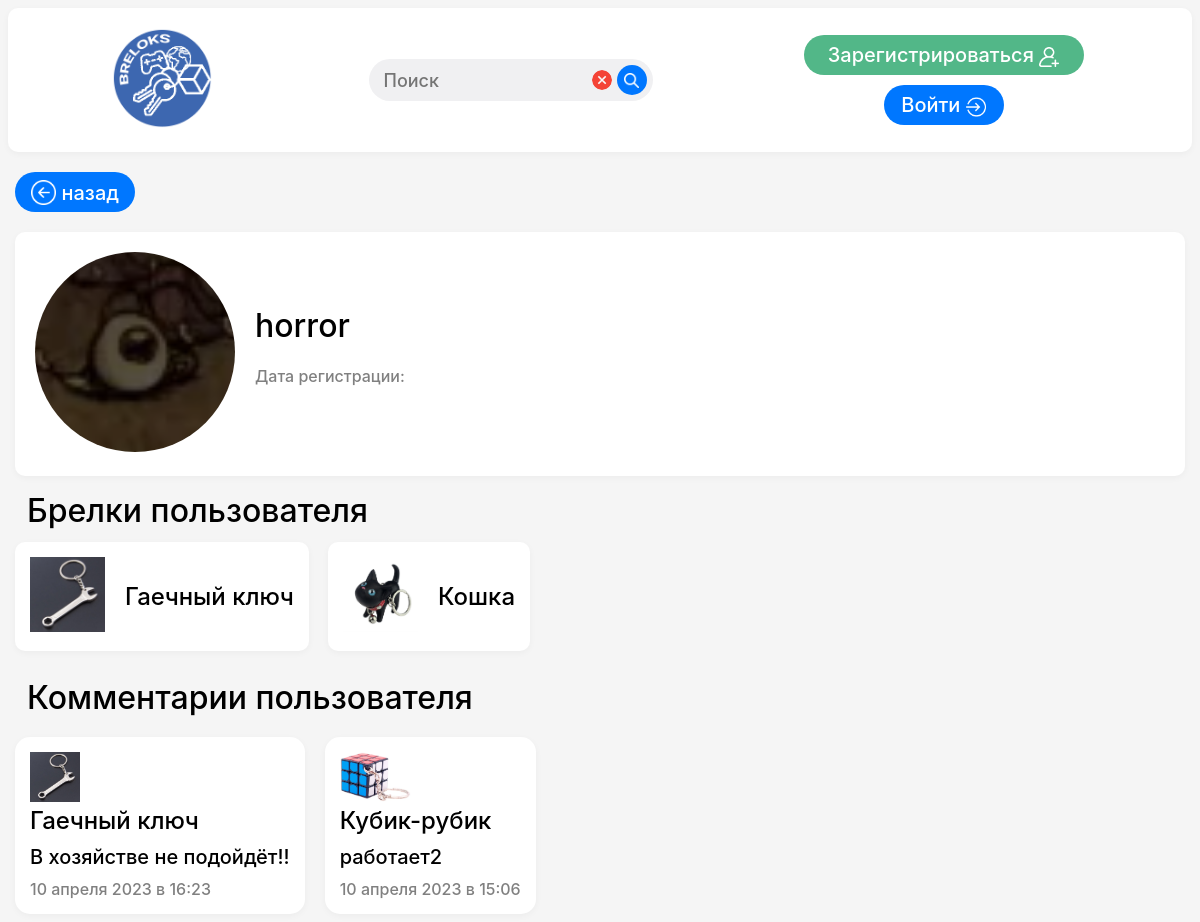
Page /user_info/5 on the committed database.
### brelki/models.py (models this page shows)
class User(AbstractBaseUser):
    id = models.IntegerField(primary_key=True)
    login = models.CharField(max_length=30, unique=True)
    email = models.EmailField(max_length=30)
    password = models.CharField(max_length=200)
    reg_date = models.DateTimeField(auto_now=True)
    telephone_number = models.CharField(max_length=12, validators=[validate_phone])
    user_img = models.ImageField(upload_to='brelki/uploaded_images/user_images')
    USERNAME_FIELD = "login"
    EMAIL_FIELD = 'email'
    REQUIRED_FIELDS = ('id', 'email', 'password', 'reg_date')
    from django.contrib.auth.models import UserManager
    objects = UserManager()
    class Meta:
        db_table = 'users'

class Keychain(models.Model):
    id = models.IntegerField(primary_key=True)
    title = models.CharField(max_length=30)
    category = models.CharField(max_length=15)
    description = models.CharField(max_length=100)
    user = models.ForeignKey(User, db_column='user_id', on_delete=models.CASCADE)
    img = models.ImageField(max_length=250, upload_to='brelki/uploaded_images/keychain_images/')
    price = models.FloatField()
    class Meta:
        db_table = 'keychains'

class Comment(models.Model):
    id = models.IntegerField(primary_key=True)
    content = models.CharField(max_length=250)
    user = models.ForeignKey(User, db_column='user_id', on_delete=models.CASCADE)
    keychain = models.ForeignKey(Keychain, db_column='keychain_id', on_delete=models.CASCADE)
    create_date = models.DateTimeField(auto_now=True)
    class Meta:
        db_table = 'comments'

### brelki/views.py (the view)
# urls.py: path('user_info/<int:user_id>', views.user_info),
def user_info(request, user_id):
    logged_user_id = request.user.id
    cart_info = get_user_cart(logged_user_id)
    try:
        personal_space_user = User.objects.get(id=user_id)
    except ObjectDoesNotExist:
        return HttpResponse('Такого пользователя не существует', status=404)
    context = {
        "personal_space_user": personal_space_user,
        "keychains": Keychain.objects.all(),
        "search_form": SearchForm(),
        'cart_info':
            {
                'cart': cart_info['user_cart'],
                'user_cart_len': cart_info['user_cart_len'],
                'cart_sum': cart_info['cart_sum']
            },
        'user': request.user
        }
    try:
        user_keychains = Keychain.objects.filter(user_id=user_id)
        user_comments = Comment.objects.filter(user_id=user_id)
    except ObjectDoesNotExist:
        user_keychains = {}
        user_comments = {}
    context['user_keychains'] = user_keychains
    context['user_comments'] = user_comments
    return HttpResponse(render(request, 'user_info.html', context))

### brelki/forms.py
class SearchForm(forms.Form):
    search_input_errors = {
        'required': 'Заполните поле'
    }
    search_input = forms.CharField(widget=forms.TextInput(attrs={'placeholder': 'Поиск',
                                                                 'class': 'search_input',
                                                                 'id': 'search_input'}),
                                   error_messages=search_input_errors)

### brelki/views.py (called while the page is built)
def get_cart():
    with open(str(BASE_DIR) + "/brelki/cart.json", 'r') as f:
        cart = json.loads(f.read())
    return cart

def get_user_cart(logged_user_id):
    cart = get_cart()
    if str(logged_user_id) in cart:
        user_cart = cart[str(logged_user_id)]
    else:
        user_cart = []
    user_cart_len = 0
    cart_sum = 0
    for kc in user_cart:
        user_cart_len += kc['count']
        cart_sum += kc['count'] * kc['price']
    user_cart_info = {'user_cart': user_cart, 'user_cart_len': user_cart_len, 'cart_sum': cart_sum}
    return user_cart_info

### templates/user_info.html (shortened to what this page needs)
{% load static %}
<!DOCTYPE html>
<html lang="ru">
<head>
    <link rel="stylesheet" href="{% static 'css/style.css' %}">
</head>
<body>
    {% include 'menu_header.html' %}
    <div class="user-info-container">
        <div style="margin-bottom: 20px; margin-top: 20px"> {% include 'back_button.html' %} </div>
        <div class="user-info-block">
            <div class="user-info-block-image">
                <img src="/{{ personal_space_user.user_img }}" class="user-avatar-max">
            </div>
            <div class="user-info-block-data">
                <h1>{{ personal_space_user.login }}</h1>
                <p class="user-info-reg-date">Дата регистрации: {{ user.reg_date|date:'j E Y в H:i' }}</p>
            </div>
        </div>
        <h1 class="user-info-category-title">Брелки пользователя</h1>
            {% if user_keychains %}
                {% for keychain in user_keychains %}
                    <div class="user-info-keychain">
                        <div class="user-info-keychain-image">
                            <a href="/keychain/{{keychain.id}}">
                                <img src="/{{ keychain.img }}" height="75px">
                            </a>
                        </div>
                        <div class="user-info-keychain-data">
                            <h2>{{ keychain.title }}</h2>
                        </div>
                    </div>
                {% endfor %}
            {% else %}
                <h1 style="color: #dd5353">Нету брелков на продажу</h1>
            {% endif %}
            <h1 class="user-info-category-title">Комментарии пользователя</h1>
            {% if user_comments %}
            <div class="comment-section" id="user_comments">
                {% for comment in user_comments %}
                    <div class="comment">
                        <div class="comment-content">
                            <a href="/keychain/{{ comment.keychain_id }}#comments">
                            <img src="/{{ comment.keychain.img }}" height="50px">
                            <h2>{{ comment.keychain.title }}</h2>
                            </a>
                        </div>
                        <p class="comment-text">{{ comment.content }}</p>
                        <p class="comment-creation-time">
                            {{ comment.create_date|date:'j E Y в H:i' }}
                        </p>
                    </div>
                {% endfor %}
            </div>
        {% else %}
                <h1 style="color: #dd5353">У пользователя нету комментариев</h1>
        {% endif %}
    </div>
</body>
</html>

### templates/menu_header.html (shortened to what this page needs)
{% load static %}
<!DOCTYPE html>
<html lang="ru">
<head>
    <link rel="stylesheet" href="{% static 'css/style.css' %}">
</head>
<div class="menu">
    <a href="/"><img src="{% static 'img/breloks.png' %}" width="100" height="100" class="logo img_unselectable"></a>
    <form method="get" class="search-form" action="/search">
        <div class="search-block">
            {{ search_form.search_input }}
            <img src="{% static 'img/remove.png' %}"
                 onclick="document.getElementById('search_input').value = ''"
                 height="20px" width="20px"
                 class="clear-search-input" title="Очистить">
            <button class="search-button" type="submit">
                <img src="{% static 'img/search.png' %}" width="15px" height="15px" title="Искать">
            </button>
        </div>
    </form>
    <div class="user-actions">
        {% if not user.is_authenticated %}
        <div class="user-actions_buttons" title="Зарегистрироваться в системе">
            <button class="user-actions_button registration-button">
                <a href="/registration"><span>Зарегистрироваться</span></a>
                <img src="{% static 'img/add-user.png' %}" width="20px" height="20px">
            </button>
            <button class="log_in_button user-actions_button" title="Авторизоваться в системе">
                <a href="/login"><span>Войти</span></a>
                <img src="{% static 'img/enter.png' %}" width="20px" height="20px">
            </button>
        </div>
        {% endif %}
    </div>
</div>

### templates/back_button.html (shortened to what this page needs)
{% load static %}
<!DOCTYPE html>
<html lang="ru">
<head>
</head>
<body>
    <button onclick="window.history.go(-1); return false;" type="submit" class="user-actions_button back-button">
        <img src="{% static '/img/back.png' %}" alt="кнопка назад" width="25px" height="25px">
        <span>назад</span>
    </button>
</body>
</html>

### brelki/static/css/style.css (style rules this page uses)
body { font-family: "Inter Medium", sans-serif; background-color: whitesmoke; }
a { text-decoration: none; color: black; }
a span { color: white; }
.img_unselectable { pointer-events: none; }
.menu { display: flex; justify-content: space-around; align-items: center; flex-direction: row; margin: auto; padding: 20px 0 20px; border-color: black; border-radius: 10px; background-color: #fff; box-shadow: 0 2px 7px 0 rgba(0, 0, 0, .04); max-width: 1440px; }
.user-actions { display: flex; flex-direction: row; flex-wrap: wrap; }
.user-actions_buttons { display: flex; flex-direction: column; align-items: center; gap: 10px; }
.logo { margin-left: 25px; }
.registration-button { background-color: #52b788 !important; width: 280px; }
.log_in_button { background-color: #0077FF !important; width: 120px; }
.user-actions_button { font-family: "Inter Medium", sans-serif; color: white; height: 40px; font-size: 20px; border-radius: 25px; border: none; text-align: center; text-align-all: center; padding-left: 5px; padding-right: 5px; vertical-align: middle; }
.user-actions_button > img, .user-actions_button > span { vertical-align: middle; }
.user-actions_buttons { margin-right: 30px; }
.comment-section { display: flex; flex-direction: row; margin-top: 20px; gap: 20px; flex-wrap: wrap; }
.comment { display: inline-block; border-radius: 15px; padding: 15px; border-color: black; background-color: #fff; box-shadow: 0 2px 7px 0 rgba(0, 0, 0, .04); width: auto; height: min-content; max-width: 1440px; }
.comment-content { display: flex; flex-direction: row; justify-content: start; align-items: center; gap: 15px; }
.comment h2 { margin: 0; }
.comment-text { font-size: 20px; margin-top: 10px; margin-bottom: 0; }
.comment-creation-time { color: gray; margin-bottom: 0; margin-top: 10px; }
button { cursor: pointer; }
.search-block { display: flex; flex-direction: row; align-items: center; }
.search-form { margin-bottom: 0; }
input[id=search_input] { width: 200px; font-family: "Inter Medium", sans-serif; font-size: 18px; background-color: #f0f0f2; border: none; border-radius: 50px; height: 40px; padding-left: 15px; margin-right: 5px; padding-right: 69px; }
.search-button { background-color: #0077FF; border: none; width: 30px; border-radius: 50%; height: 30px; }
.search-button > img { vertical-align: middle; }
.clear-search-input { border-radius: 50%; margin-left: -66px; margin-right: 5px; cursor: pointer; }
.user-info-container { max-width: 1170px; margin-left: auto; margin-right: auto; }
.user-info-category-title { margin: 12px; }
.user-info-block { display: flex; flex-direction: row; align-items: center; border-color: black; border-radius: 10px; background-color: #fff; box-shadow: 0 2px 7px 0 rgba(0, 0, 0, .04); margin-bottom: 15px; padding: 20px; }
.user-info-block-data { display: flex; flex-direction: column; margin-left: 20px; align-items: start; justify-content: center; gap: 5px; }
.user-info-block-data h1 { text-align: start; margin: 0; }
.user-avatar-max { border-radius: 50%; object-fit: cover; height: 200px; width: 200px; }
.user-info-reg-date { color: gray; }
.user-info-keychain { display: inline-flex; flex-direction: row; justify-content: center; align-items: center; gap: 20px; border-color: black; border-radius: 10px; background-color: #fff; box-shadow: 0 2px 7px 0 rgba(0, 0, 0, .04); padding: 15px; margin-right: 15px; margin-bottom: 15px; }
.user-info-keychain-data { display: flex; justify-content: center; flex-direction: column; gap: 10px; }
.user-info-keychain-data h2, h3 { margin: 0; }
.back-button { background-color: #0077FF; width: 120px; }
.back-button > img, .back-button > span { vertical-align: middle; }

### rows in the picture
User: user_img (picture), login "horror"
Keychain: img (picture), title "Гаечный ключ"
Keychain: img (picture), title "Кошка"
Comment: keychain.img (picture), keychain "Гаечный ключ", content "В хозяйстве не подойдёт!!", create_date "10 апреля 2023 в 16:23"
Comment: keychain.img (picture), keychain "Кубик-рубик", content "работает2", create_date "10 апреля 2023 в 15:06"
